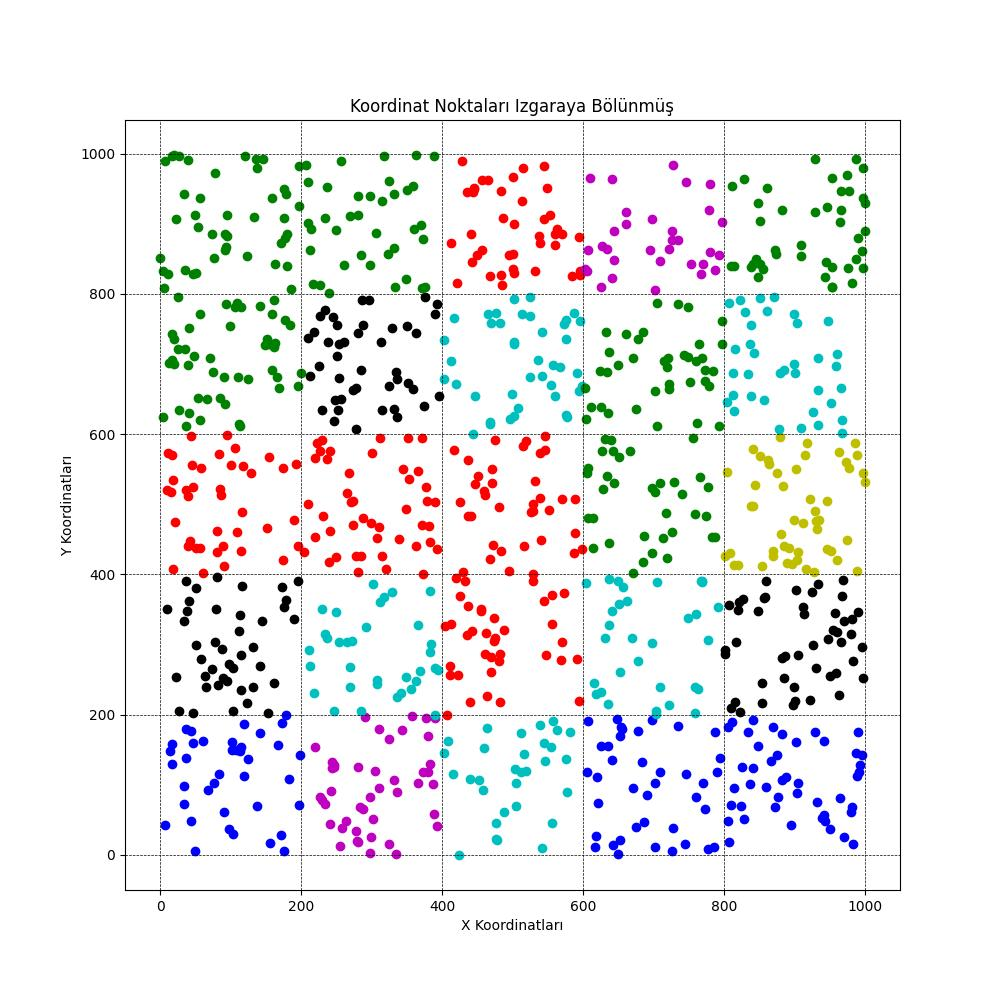

Generate this figure with Python:
import random
import numpy as np
import pandas as pd
import matplotlib.pyplot as plt

xlist = []
ylist = []

# creating random numbers
for i in range(0, 1000):
    xlist.append(random.randrange(0, 1000))

for j in range(0, 1000):
    ylist.append(random.randrange(0, 1000))

# creating data frame
df = pd.DataFrame({'x': xlist, 'y': ylist})

# save datas to excel with pandas
df.to_excel('hw6.xlsx', index=False)

# read data from excel and assign attributes
df = pd.read_excel('hw6.xlsx')
xlist = df['x']
ylist = df['y']

# set grid size
gridsize = 200

# choose colors
colors = ('r', 'g', 'b', 'c', 'm', 'y', 'k')

# visualization data
plt.figure(figsize=(10, 10))
plt.title('Koordinat Noktaları Izgaraya Bölünmüş')
plt.xlabel('X Koordinatları')
plt.ylabel('Y Koordinatları')

for i in range(0, 1000, gridsize):
    for j in range(0, 1000, gridsize):
        in_grid = (xlist >= i) & (xlist < i + gridsize) & (ylist >= j) & (ylist < j + gridsize)
        plt.scatter(xlist[in_grid], ylist[in_grid], color=np.random.choice(colors), label=f'Grid ({i},{j})')

for i in range(0, 1000, gridsize):
    plt.axvline(x=i, color='k', linestyle='--', linewidth=0.5)  # Dikey çizgiler
    plt.axhline(y=i, color='k', linestyle='--', linewidth=0.5)  # Yatay çizgiler

# Son çizgiye ek olarak sınır çizgilerini de ekleyelim
plt.axvline(x=1000, color='k', linestyle='--', linewidth=0.5)
plt.axhline(y=1000, color='k', linestyle='--', linewidth=0.5)

plt.savefig('hw6.jpeg')
plt.show()
